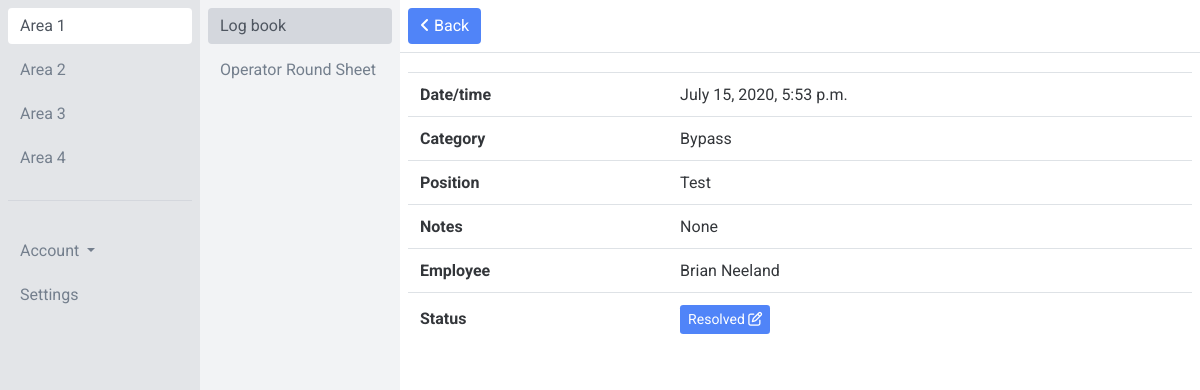
Screenshot of /app/area-1/log-1/entry-33 (signed in) with the database file from the repository.
### app/models.py (models this page shows, shortened)
class Area(models.Model):
    name = models.CharField(max_length=50)
    def __str__(self):
        return self.name

class Log(models.Model):
    area = models.ForeignKey(Area, on_delete=models.CASCADE)
    name = models.CharField(max_length=50)
    fields = models.ManyToManyField(Field, blank=True)
    unit_lead_acknowledgement_fields = models.ManyToManyField(AcknowledgementField, blank=True, related_name='unit_lead_acknowledgement_fields')
    superintendent_acknowledgement_fields = models.ManyToManyField(AcknowledgementField, blank=True, related_name='superintendent_acknowledgement_fields')
    engineering_acknowledgement_fields = models.ManyToManyField(AcknowledgementField, blank=True, related_name='engineering_acknowledgement_fields')
    new_shift_acknowledgement_fields = models.ManyToManyField(AcknowledgementField, blank=True, related_name='new_shift_acknowledgement_fields')
    def __str__(self):
        return self.name

class Entry(models.Model):
    STATUS_BANK = (
        ('UR', 'Unresolved'),
        ('IP', 'In progress'),
        ('RE', 'Resolved'),
    )
    log = models.ForeignKey(Log, on_delete=models.CASCADE)
    user = models.ForeignKey(settings.AUTH_USER_MODEL, on_delete=models.CASCADE)
    category = models.ForeignKey(Category, on_delete=models.CASCADE, blank=True, null=True)
    status = models.CharField(max_length=2, choices=STATUS_BANK, default='None', blank=True, null=True)
    created_at = models.DateTimeField(auto_now_add=True)
    CF1 = models.CharField(max_length=50, blank=True, null=True)
    CF2 = models.CharField(max_length=50, blank=True, null=True)
    CF3 = models.CharField(max_length=50, blank=True, null=True)
    CF4 = models.CharField(max_length=50, blank=True, null=True)
    CF5 = models.CharField(max_length=50, blank=True, null=True)
    CF6 = models.CharField(max_length=50, blank=True, null=True)
    CF7 = models.CharField(max_length=50, blank=True, null=True)
    CF8 = models.CharField(max_length=50, blank=True, null=True)
    CF9 = models.CharField(max_length=50, blank=True, null=True)
    CF10 = models.CharField(max_length=50, blank=True, null=True)
    TF1 = models.TextField(blank=True, null=True)
    TF2 = models.TextField(blank=True, null=True)
    TF3 = models.TextField(blank=True, null=True)
    TF4 = models.TextField(blank=True, null=True)
    TF5 = models.TextField(blank=True, null=True)
    TF6 = models.TextField(blank=True, null=True)
    TF7 = models.TextField(blank=True, null=True)
    TF8 = models.TextField(blank=True, null=True)
    TF9 = models.TextField(blank=True, null=True)
    TF10 = models.TextField(blank=True, null=True)
    IF1 = models.IntegerField(blank=True, null=True)
    IF2 = models.IntegerField(blank=True, null=True)
    IF3 = models.IntegerField(blank=True, null=True)
    IF4 = models.IntegerField(blank=True, null=True)
    IF5 = models.IntegerField(blank=True, null=True)
    FF1 = models.FloatField(blank=True, null=True)
    FF2 = models.FloatField(blank=True, null=True)
    FF3 = models.FloatField(blank=True, null=True)
    FF4 = models.FloatField(blank=True, null=True)
    FF5 = models.FloatField(blank=True, null=True)
    class Meta:
        verbose_name_plural = "entries"

class Category(models.Model):
    name = models.CharField(max_length=50)
    is_tracked = models.BooleanField()
    def __str__(self):
        return self.name
    class Meta:
        verbose_name_plural = "categories"

class Field(models.Model):
    name = models.CharField(max_length=50)
    FIELD_BANK = (
        ('CF1', 'Short text field 1'),
        ('CF2', 'Short text field 2'),
        ('CF3', 'Short text field 3'),
        ('CF4', 'Short text field 4'),
        ('CF5', 'Short text field 5'),
        ('CF6', 'Short text field 6'),
        ('CF7', 'Short text field 7'),
        ('CF8', 'Short text field 8'),
        ('CF9', 'Short text field 9'),
        ('CF10', 'Short text field 10'),
        ('TF1', 'Long text field 1'),
        ('TF2', 'Long text field 2'),
        ('TF3', 'Long text field 3'),
        ('TF4', 'Long text field 4'),
        ('TF5', 'Long text field 5'),
        ('TF6', 'Long text field 5'),
        ('TF7', 'Long text field 5'),
        ('TF8', 'Long text field 5'),
        ('TF9', 'Long text field 5'),
        ('TF10', 'Long text field 5'),
        ('IF1', 'Integer field 1'),
        ('IF2', 'Integer field 2'),
        ('IF3', 'Integer field 3'),
        ('IF4', 'Integer field 4'),
        ('IF5', 'Integer field 5'),
        ('FF1', 'Floating point number field 1'),
        ('FF2', 'Floating point number field 2'),
        ('FF3', 'Floating point number field 3'),
        ('FF4', 'Floating point number field 4'),
        ('FF5', 'Floating point number field 5'),
    )
    type = models.CharField(max_length=5, choices=FIELD_BANK, default=None, blank=True, null=True)
    shown_in_table = models.BooleanField(default=True)

### users/models.py (models this page shows, shortened)
class CustomUser(AbstractBaseUser, PermissionsMixin):
    email = models.EmailField(unique=True)
    first_name = models.CharField(max_length=50, null=True, blank=True)
    last_name = models.CharField(max_length=50, null=True, blank=True)
    is_active = models.BooleanField(default=True)
    is_staff = models.BooleanField(default=False)
    objects = CustomUserManager()
    USERNAME_FIELD = 'email'
    REQUIRED_FIELDS = ['first_name', 'last_name',]

### app/views.py (the view)
# urls.py: path('area-<int:area_pk>/log-<int:log_pk>/entry-<int:entry_pk>', views.Entry.as_view(), name='entry'),
class Entry(LoginRequiredMixin, PermissionRequiredMixin, AreasMixin, LogsMixin, TemplateView):
    login_url = "login"
    permission_required = 'app.view_entry'
    template_name = "app/entry.html"
    def get_context_data(self, **kwargs):
        context = super().get_context_data(**kwargs)
        area_pk = self.kwargs['area_pk']
        area = models.Area.objects.get(pk=area_pk)
        context['area'] = area
        log_pk = self.kwargs['log_pk']
        log = models.Log.objects.get(pk=log_pk)
        context['log'] = log
        context['fields'] = log.fields.all()
        entry_pk = self.kwargs['entry_pk']
        context['entry'] = models.Entry.objects.get(pk=entry_pk)
        return context

### app/templatetags/templatetags.py (called while the page is built)
@register.filter
def get_object_attribute(object, attribute):
    return getattr(object, attribute)

### app/views.py (called while the page is built)
    def get_context_data(self, **kwargs):
        context = super(AreasMixin, self).get_context_data(**kwargs)
        areas = models.Area.objects.all()
        context['areas'] = areas
        return context

    def get_context_data(self, **kwargs):
        context = super(LogsMixin, self).get_context_data(**kwargs)
        area_pk = self.kwargs['area_pk']
        logs = models.Log.objects.filter(area=area_pk)
        context['logs'] = logs
        return context

### app/templates/app/entry.html (shortened to what this page needs)
<td class="align-text-bottom">{% extends 'app/base.html' %}
{% load static %}
{% load templatetags %}
{% load crispy_forms_tags %}
{% block content %}
<div class="container-fluid">
  <div class="row">
    <div class="col-2 col-area p-2 fixed-top overflow-auto h-100">
      {% for area in areas %}
        {% if view.kwargs.area_pk == area.pk %}
          <a href="{% url 'app:area' area.pk %}" class="btn btn-link btn-block active sidebarnav" role="button">{{ area }}</a>
        {% else %}
          <a href="{% url 'app:area' area.pk %}" class="btn btn-link btn-block sidebarnav" role="button">{{ area }}</a>
        {% endif %}
      {% empty %}
        <div class="text-center">No areas to display</div>
      {% endfor %}
      <div class="border-top mt-4 pt-4">
        <div class="btn-group dropdown btn-block">
          <button type="button" class="btn btn-link dropdown-toggle mt-2 sidebarnav" data-toggle="dropdown" aria-haspopup="true" aria-expanded="false">
            Account
          </button>
        </div>
        <a href="#" class="btn btn-link btn-block sidebarnav" role="button">Settings</a>
      </div>
    </div>
    <div class="col-2 col-log p-2 offset-2 fixed-top overflow-auto h-100">
      {% for log in logs %}
        {% now "Y" as current_year %}
        {% now "m" as current_month %}
        {% now "d" as current_day %}
        {% if view.kwargs.log_pk == log.pk %}
          <a href="{% url 'app:log' area.pk log.pk %}" class="btn btn-link btn-block active sidebarnav" role="button">{{ log }}</a>
        {% else %}
          <a href="{% url 'app:log' area.pk log.pk %}" class="btn btn-link btn-block sidebarnav" role="button">{{ log }}</a>
        {% endif %}
      {% empty %}
        <div class="text-center">No logs to display</div>
      {% endfor %}
    </div>
    <div class="col-8 col-entry offset-4 fixed-top">
      <div class="row p-2 border-bottom">
        <div>
          {% with request.resolver_match.url_name as url_name %}
            {% if url_name == 'entry_daily' %}
              <a class="btn btn-primary" href="{% url 'app:log_daily' area_pk=area.pk log_pk=log.pk year=view.kwargs.year month=view.kwargs.month day=view.kwargs.day %}" role="button"><i class="fas fa-angle-left"></i> Back</a>
            {% else %}
              <a class="btn btn-primary" href="{% url 'app:log' area.pk log.pk %}" role="button"><i class="fas fa-angle-left"></i> Back</a>
            {% endif %}
          {% endwith %}
        </div>
      </div>
    </div>
    <div class="col-8 col-entry pt-5 ml-auto">
      <div class="row pt-2">
        <div class="col px-2">
          <table class="table mt-3">
            <tbody>
                <tr>
                  <td class="align-text-bottom"><b>Date/time</b></td>
                  <td class="align-text-bottom">{{ entry.created_at }}</td>
                </tr>
                <tr>
                  <td class="align-text-bottom"><b>Category</b></td>
                  <td class="align-text-bottom">{{ entry.category }}</td>
                </tr>
                {% for field in fields %}
                  <tr>
                    <td class="align-text-bottom"><b>{{ field.name }}</b></td>
                    <td class="align-text-bottom">{{ entry|get_object_attribute:field.type }}</td>
                  </tr>
                {% endfor %}
                <tr>
                  <td class="align-text-bottom"><b>Employee</b></td>
                  <td class="align-text-bottom">{{ entry.user.first_name }} {{ entry.user.last_name }}</td>
                </tr>
                <tr>
                  <td class="align-text-bottom"><b>Status</b></td>
                  <td class="align-text-bottom">
                    {% if entry.category.is_tracked %}
                      <button type="button" class="btn btn-primary btn-sm" data-toggle="modal" data-target="#change_status">{{ entry.get_status_display }} <i class="far fa-edit"></i></button>
                    {% else %}
                      &mdash;
                    {% endif %}
                  </td>
                </tr>
            </tbody>
          </table>
        </div>
      </div>
    </div>
</div>
{% endblock %}

### app/static/app/style.css (style rules this page uses)
:root { --tidy-blue-dark: #5084F8; --tidy-blue-light: #6190F8; --tidy-green: #43B581; --tidy-black: #33363A; --tidy-darkest: #4F5660; --tidy-dark: #747F8D; --tidy-medium: #D4D7DD; --tidy-light: #E3E5E8; --tidy-lightest: #F2F3F5; }
html, body { height: 100%; }
body { font-family: 'Roboto', sans-serif; color: var(--tidy-black); overflow-y: scroll; }
.col-area { background: var(--tidy-light); color: var(--tidy-dark); }
.col-area a, .col-area button { color: var(--tidy-dark); text-align: left; }
.col-log { background: var(--tidy-lightest); color: var(--tidy-dark); z-index: 100; }
.col-log a, .col-log button { color: var(--tidy-dark); text-align: left; }
.col-entry { background: white; }
a, .btn-link { color: var(--tidy-blue-dark); }
.btn { border: none; }
.btn-primary { background: var(--tidy-blue-dark); }
.col-area .sidebarnav.active { background: white; color: var(--tidy-darkest); }
.col-area .border-top { border-color: var(--tidy-medium) !important; }
.col-log .sidebarnav.active { background: var(--tidy-medium); color: var(--tidy-darkest); }
.table { color: var(--tidy-black); }

### rows the page displays
Area: name "Area 1"
Area: name "Area 2"
Area: name "Area 3"
Area: name "Area 4"
Log: name "Log book"
Log: name "Operator Round Sheet"
Entry: created_at "July 15, 2020, 5:53 p.m.", category "Bypass", user.first_name "Brian", user.last_name "Neeland", status "Resolved"
Field: name "Position", type.CF1 "Test"
Field: name "Notes", type.TF2 "None"
